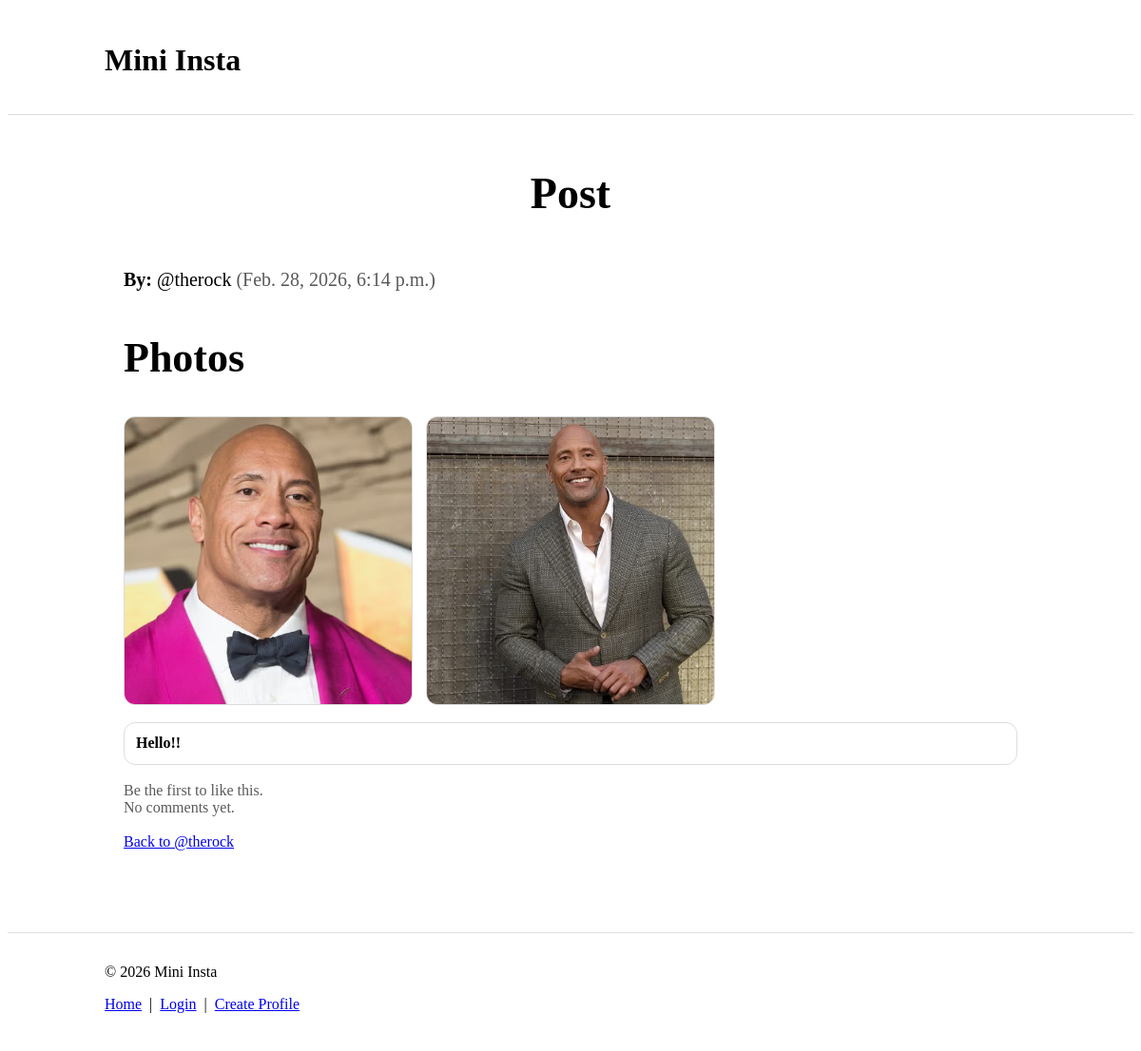
The app's page /mini_insta/post/12/ with its own data.
### mini_insta/models.py (models this page shows, shortened)
class Post(models.Model):
    profile = models.ForeignKey(Profile, on_delete=models.CASCADE, related_name="photos")
    caption = models.TextField(blank=True)
    timestamp = models.DateTimeField(auto_now=True)
    def get_all_photos(self):
        photos = Photo.objects.filter(post=self)
        return photos
    def get_all_comments(self):
        return Comment.objects.filter(post=self)
    def get_all_likes(self):
        return Like.objects.filter(post=self)

class Profile(models.Model):
    user = models.ForeignKey(User, on_delete=models.CASCADE)
    username = models.CharField(blank=False)
    display_name = models.CharField(blank=False)
    profile_image_url = models.URLField(blank=True)
    bio_text = models.TextField(blank=True)
    join_date = models.DateField(auto_now=True)

class Photo(models.Model):
    post = models.ForeignKey(Post, on_delete=models.CASCADE, related_name="photos")
    image_url = models.URLField(blank=True)
    timestamp = models.DateTimeField(auto_now=True)
    image_file = models.ImageField(blank=True)

### mini_insta/views.py (the view)
# urls.py: path("post/<int:pk>/", PostDetailView.as_view(), name="show_post"),
class PostDetailView(DetailView):
    model = Post
    template_name = "mini_insta/show_post.html"
    context_object_name = "post"
    def get_context_data(self, **kwargs):
        context = super().get_context_data(**kwargs)
        my_profile = None
        has_liked = False
        if self.request.user.is_authenticated:
            my_profile = Profile.objects.get(user=self.request.user)
            has_liked = Like.objects.filter(post=self.object, profile=my_profile).exists()
        context["my_profile"] = my_profile
        context["has_liked"] = has_liked
        return context

### mini_insta/templates/mini_insta/show_post.html (shortened to what this page needs)
{% extends "mini_insta/base.html" %}
{% block content %}
  <div class="profile-page">
    <h1 class="name">Post</h1>
    <div class="bio">
      <strong>By:</strong> @{{ post.profile.username }}
      <span class="muted">({{ post.timestamp }})</span>
    </div>
    <h2 class="section-title">Photos</h2>
    <div class="posts-area">
      {% with photos=post.get_all_photos %}
        {% if photos %}
          <div class="posts-grid">
            {% for photo in photos %}
              <div class="post-card">
                {% if photo.image_url %}
                  <img class="post-img" src="{{ photo.image_url }}" alt="Post photo">
                {% elif photo.image_file %}
                  <img class="post-img" src="{{ photo.image_file.url }}" alt="Post photo">
                {% endif %}
              </div>
            {% endfor %}
          </div>
        {% else %}
          <div class="post-card">
            <img class="post-img" src="https://via.placeholder.com/600x600?text=No+Image" alt="No image">
          </div>
        {% endif %}
      {% endwith %}
    </div>
    <div class="posts-area">
      {% if post.caption %}
        <div class="post-card">
          <div class="post-caption">{{ post.caption }}</div>
        </div>
      {% else %}
        <span class="muted">No caption.</span>
      {% endif %}
    </div>
    <div class="posts-area">
  {% with likes=post.get_all_likes %}
    {% if likes %}
      {% with first_like=likes.0 %}
        <div class="post-likes">
          Liked by <strong>@{{ first_like.profile.username }}</strong>
          {% if likes|length > 1 %}
            and <strong>{{ likes|length|add:"-1" }} others</strong>
          {% endif %}
        </div>
      {% endwith %}
    {% else %}
      <div class="post-likes muted">Be the first to like this.</div>
    {% endif %}
  {% endwith %}
  {% with comments=post.get_all_comments %}
    <div class="post-comments">
      {% if comments %}
        {% for c in comments %}
          <div class="comment-row">
            <strong>@{{ c.profile.username }}</strong>
            {{ c.text }}
          </div>
        {% endfor %}
      {% else %}
        <div class="muted">No comments yet.</div>
      {% endif %}
    </div>
  {% endwith %}
</div>
    <div class="posts-area">
      <p>
        <a href="{% url 'mini_insta:show_profile' post.profile.pk %}">Back to @{{ post.profile.username }}</a>
      </p>
    </div>
  </div>
{% endblock %}

### static/mini_insta/style.css (style rules this page uses)
.profile-page { max-width: 1100px; margin: 0 auto; padding: 30px 20px; }
.bio { margin-top: 22px; font-size: 20px; line-height: 1.7; }
.muted { opacity: 0.65; }
.name { margin: 10px 0 25px; font-size: 46px; font-weight: 800; text-align: center; }
.section-title { margin-top: 40px; font-size: 44px; font-weight: 900; }
.posts-area { margin-top: 18px; }
.posts-grid { display: grid; grid-template-columns: repeat(3, minmax(0, 1fr)); gap: 14px; margin-top: 18px; }
.post-card { border: 1px solid #ddd; border-radius: 12px; overflow: hidden; background: #fff; }
.post-img { width: 100%; aspect-ratio: 1 / 1; object-fit: cover; display: block; }
.post-caption { padding: 10px 12px; font-weight: 600; line-height: 1.4; font-size: 16px; }

### records on screen
Post: profile.username "therock", timestamp "Feb. 28, 2026, 6:14 p.m.", caption "Hello!!"
Photo: image_file (picture)
Photo: image_file (picture)
